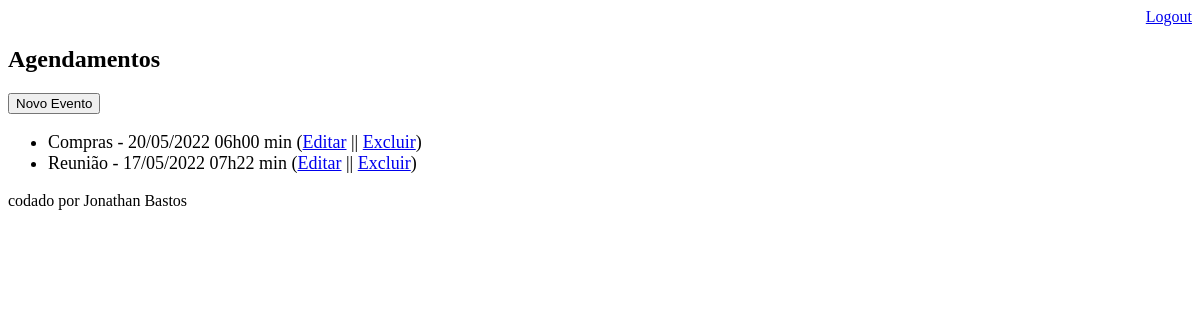
Before: /agendaApp/ (signed in) with the older database file.
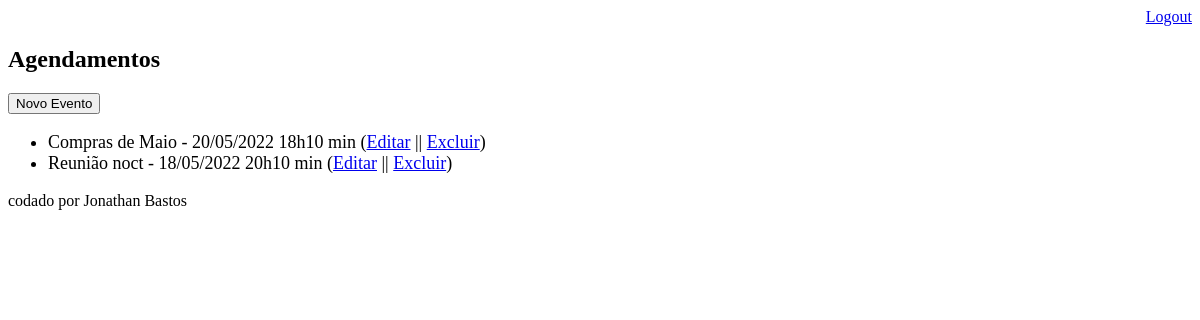
After: the same page with the newer database file.
### core/models.py (models this page shows, shortened)
class Evento(models.Model):
    titulo = models.CharField(max_length=100)
    descricao = models.TextField(blank=True, null=True)
    data_evento = models.DateTimeField(verbose_name='Data do Evento')
    data_criacao = models.DateTimeField(auto_now=True, verbose_name='Data de Criação')
    usuario = models.ForeignKey(User, on_delete=models.CASCADE, verbose_name='Criado por:') #pegando o usuário do djangoAdmin
    class Meta:
        db_table = 'evento'
    def get_data_evento(self):          # altera o padrão de apresentação da data
        return self.data_evento.strftime('%d/%m/%Y %Hh%M min')

### core/views.py (the view)
# urls.py: path('agendaApp/', views.lista_eventos),
@login_required(login_url='/login/') #envia a sessão não logada para a page de login
def lista_eventos(request):
    usuario = request.user
    evento = Evento.objects.filter(usuario=usuario)
    dados = {'eventos': evento}
    return render(request, 'agenda.html', dados)

### templates/agenda.html
{% extends "model-page.html" %}
{% block content %}
    <h2>Agendamentos</h2>
    <a href="evento/">
        <button type="button">Novo Evento</button>
    </a>
    <ul style="font-size: 18px">
        {% for evento in eventos %}
            <li>
                {{ evento.titulo }} - {{ evento.get_data_evento }}
                (<a href="evento/?id={{ evento.id }}">Editar</a> ||
                <a href="evento/delete/{{ evento.id }}/">Excluir</a>)
            </li>
        {% endfor %}
    </ul>
{% endblock %}

### templates/model-page.html
<!DOCTYPE html>
<html lang="en">
<head>
    {% include "model-header.html" %}
</head>
<body>
    {% block content %} {% endblock %}
    {% include "model-footer.html" %}
</body>
</html>

### templates/model-header.html (shortened to what this page needs)
    <div align="right">
        <a href="/logout">Logout</a>
    </div>

### templates/model-footer.html
<p>codado por Jonathan Bastos</p>

Changed rows visible on the page:
removed Evento: titulo "Compras", get_data_evento "20/05/2022 06h00 min"
removed Evento: titulo "Reunião", get_data_evento "17/05/2022 07h22 min"
added Evento: titulo "Compras de Maio", get_data_evento "20/05/2022 18h10 min"
added Evento: titulo "Reunião noct", get_data_evento "18/05/2022 20h10 min"
